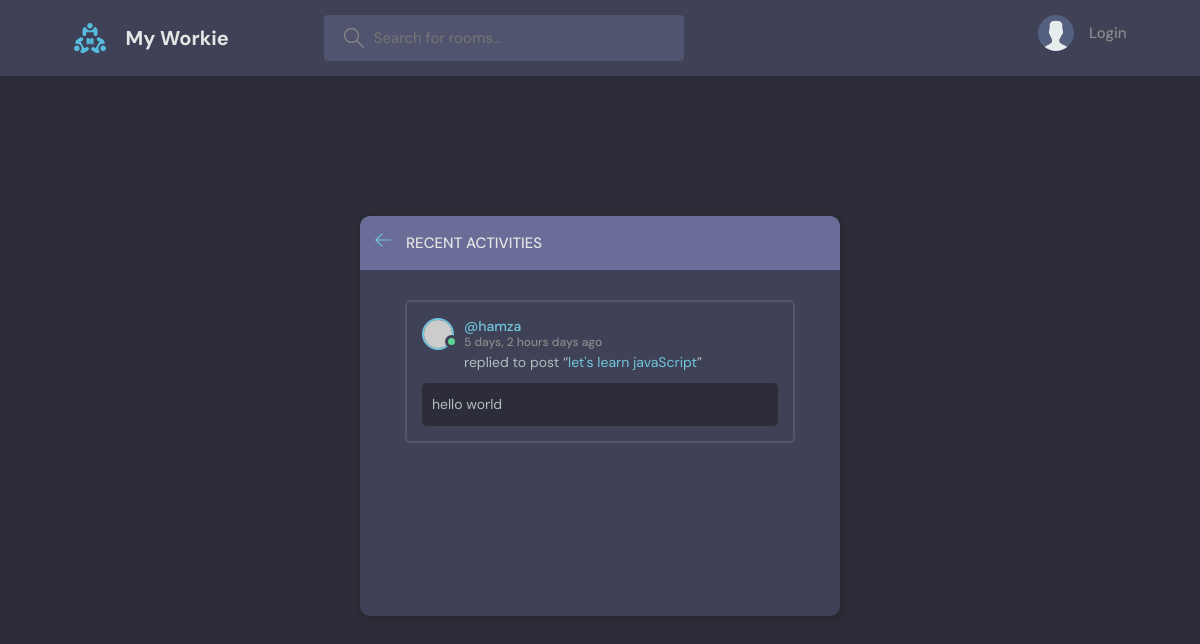
/activity/, run on an earlier commit of the app's database.
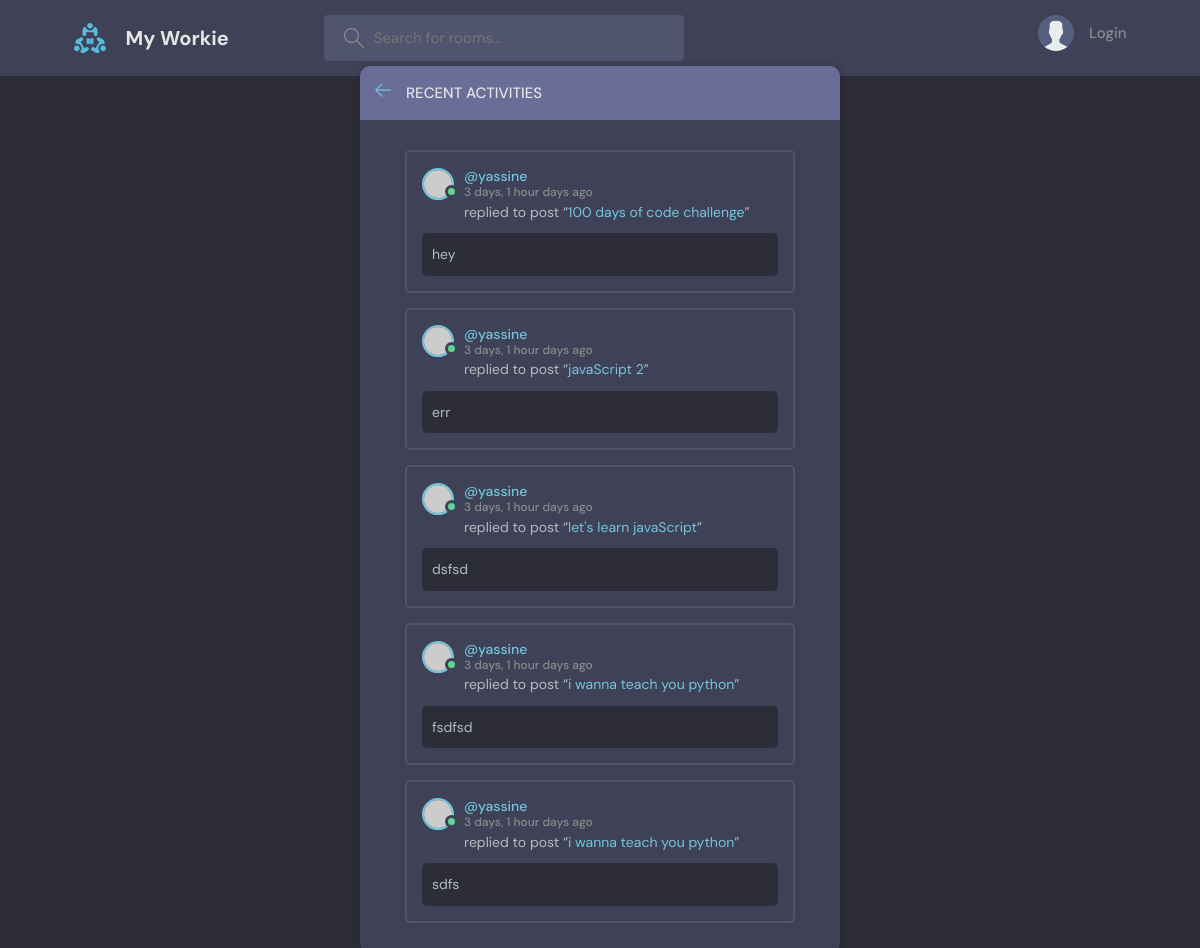
And on a later commit of the database.
### base/models.py (models this page shows, shortened)
class Message(models.Model):
    user = models.ForeignKey(User, on_delete=models.CASCADE)
    room = models.ForeignKey(Room, on_delete=models.CASCADE)
    body = models.TextField(null=True, blank=True)
    updated = models.DateTimeField(auto_now=True)
    created = models.DateTimeField(auto_now_add=True)
    class Meta:
        ordering = ['-updated','-created']

class Room(models.Model):
    host = models.ForeignKey(User, on_delete=models.SET_NULL, null=True)
    topic = models.ForeignKey(Topic, on_delete=models.SET_NULL, null=True)
    name = models.CharField(max_length=200)
    description = models.TextField(null=True, blank=True)
    participants = models.ManyToManyField(User,related_name='participants', blank=True)
    updated = models.DateTimeField(auto_now=True)
    created = models.DateTimeField(auto_now_add=True)
    class Meta:
        ordering = ['-updated','-created']
    def __str__(self):
        return self.name

### base/views.py (the view)
# urls.py: path('activity/', views.activityPage, name='activity'),
def activityPage(request):
    room_messages = Message.objects.all()[0:5]
    return render(request, 'base/activity.html',{'room_messages':room_messages})

### base/templates/base/activity.html (shortened to what this page needs)
{% extends 'main.html' %}
{% block content %}
    <main class="layout">
      <div class="container">
        <div class="layout__box">
          <div class="layout__boxHeader">
            <div class="layout__boxTitle">
              <a href="{% url 'home' %}">
                <svg version="1.1" xmlns="http://www.w3.org/2000/svg" width="32" height="32" viewBox="0 0 32 32">
                  <title>arrow-left</title>
                  <path
                    d="M13.723 2.286l-13.723 13.714 13.719 13.714 1.616-1.611-10.96-10.96h27.625v-2.286h-27.625l10.965-10.965-1.616-1.607z"
                  ></path>
                </svg>
              </a>
              <h3>Recent Activities</h3>
            </div>
          </div>
          <div class="activities-page layout__body">
            {% for message in room_messages %}
          <div class="activities__box">
            <div class="activities__boxHeader roomListRoom__header">
              <a href="{% url 'user-profile' message.user.id %}" class="roomListRoom__author">
                <div class="avatar avatar--small active">
                  <img src="https://randomuser.me/api/portraits/men/13.jpg" />
                </div>
                <p>
                  @{{message.user}}
                  <span>{{message.created|timesince}} days ago</span>
                </p>
              </a>
            </div>
            <div class="activities__boxContent">
              <p>replied to post “<a href="{% url 'room' message.room.id%}">{{message.room}}</a>”</p>
              <div class="activities__boxRoomContent">
                {{message.body}}
              </div>
            </div>
          </div>
          {% endfor %}
          </div>
        </div>
      </div>
    </main>
{% endblock content %}

What changed in the data, as far as the page shows it:
no longer on this page (row unchanged): Message: user "hamza", created "5 days, 2 hours", room "let's learn javaScript", body "hello world"
added Message: user "yassine", created "3 days, 1 hour", room "100 days of code challenge", body "hey"
added Message: user "yassine", created "3 days, 1 hour", room "javaScript 2", body "err"
added Message: user "yassine", created "3 days, 1 hour", room "let's learn javaScript", body "dsfsd"
added Message: user "yassine", created "3 days, 1 hour", room "i wanna teach you python", body "fsdfsd"
added Message: user "yassine", created "3 days, 1 hour", room "i wanna teach you python", body "sdfs"
